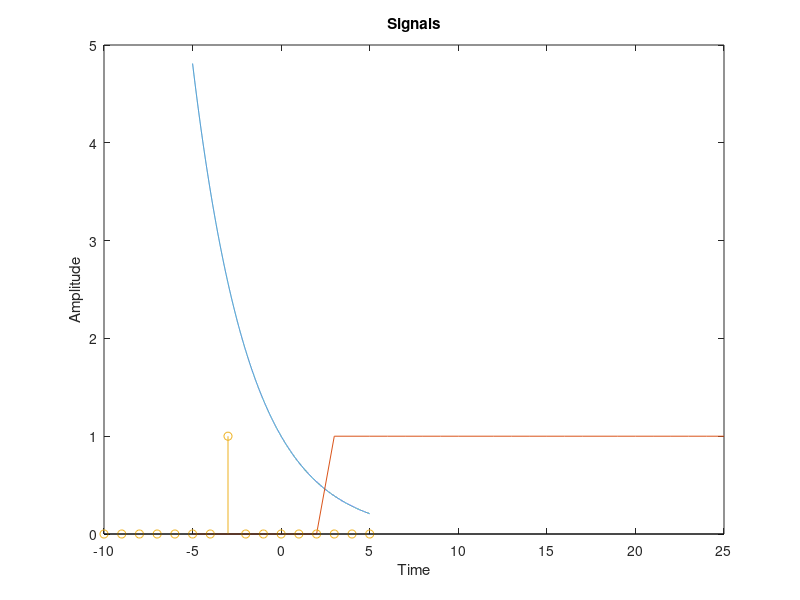

Write the MATLAB code that produced this figure.

f=0.01;
w=2*pi*f;
t4=-5:0.001:5;
x4=exp(-5*w*t4);

t2=-5:1:25;
x2=[zeros(1,8),ones(1,23)];

t1=-10:1:5;
x1=zeros(1,16);     
x1(1,8)=1;

figure(1);
% subplot('231');
plot(t4,x4);
hold on;
plot(t2,x2);
hold on;
stem(t1,x1);

title('Signals');
xlabel('Time');
ylabel('Amplitude');
